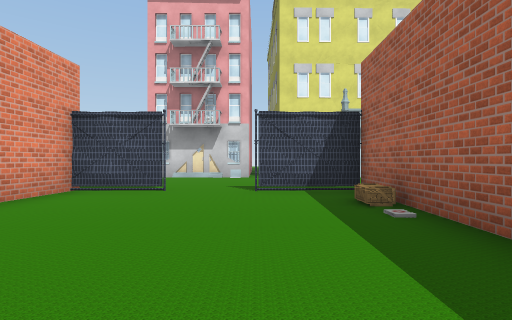
view 1 (above)

23 first-person views from a walk through a 3-D level made in the Unity game engine. The camera is 1.2 m above the floor, looks level and sees 80° across. The floor is counted in squares, 2 m on a side. Each view is taken from the middle of a square. On the plan, view 1 faces up. The plan holds only what a view shows up to about 9 squares ahead; the rest is blank. The place goes on beyond the plan. The player is left out. Some animated figures are not drawn. Some surface patterns are stand-ins.

view 2
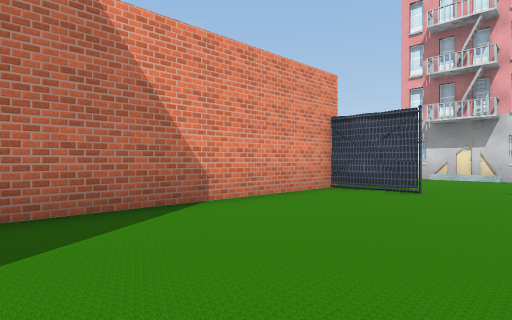

view 3
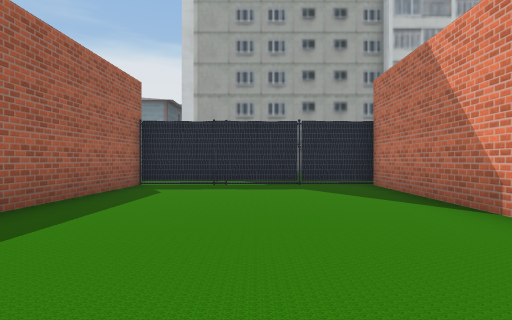

view 4
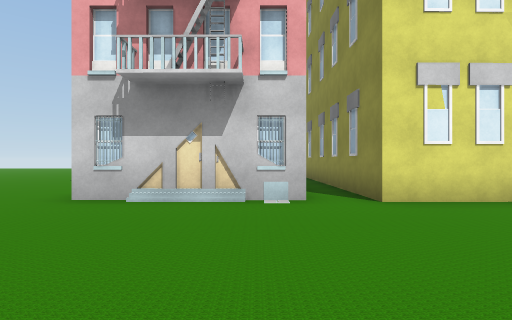

view 5
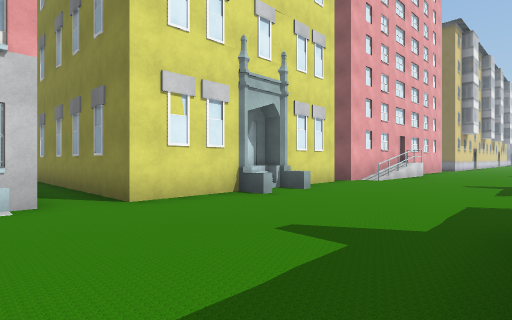

view 6
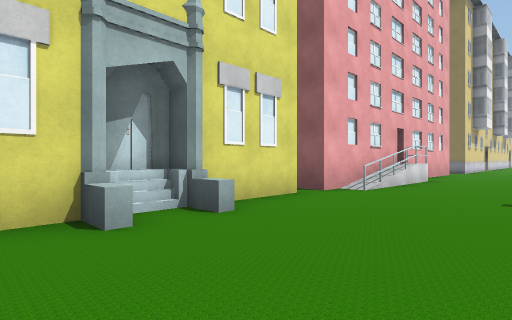

view 7
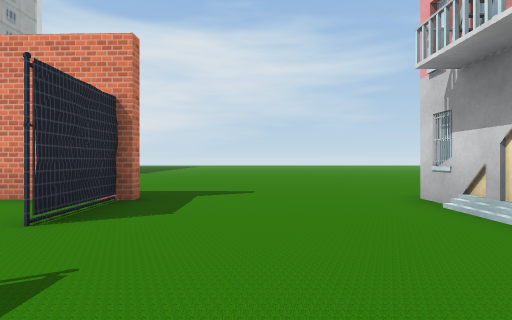

view 8
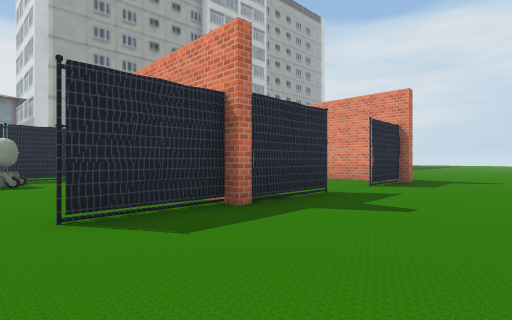

view 9
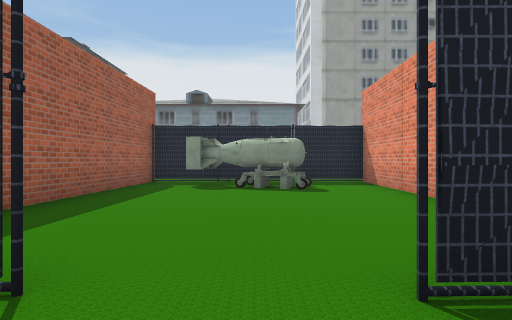

view 10
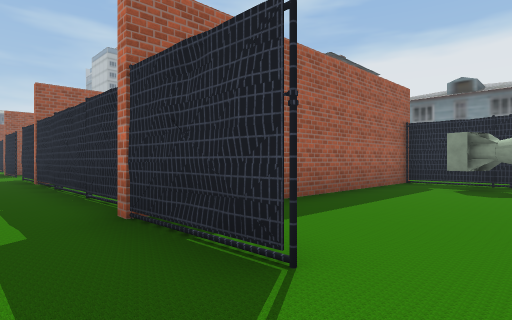

view 11
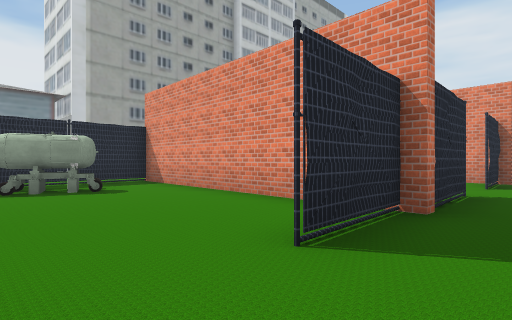

view 12
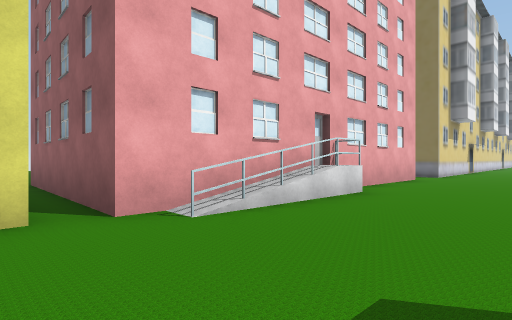

view 13
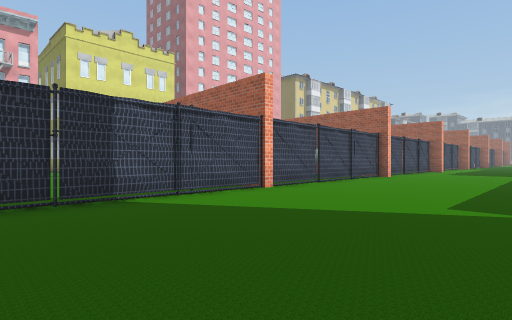

view 14
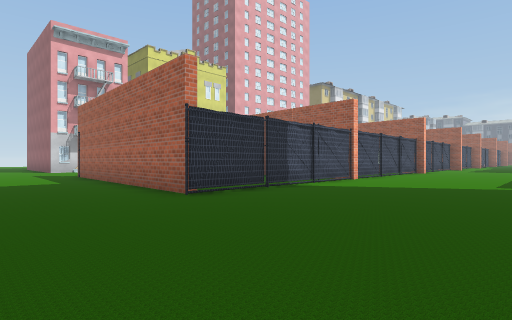

view 15
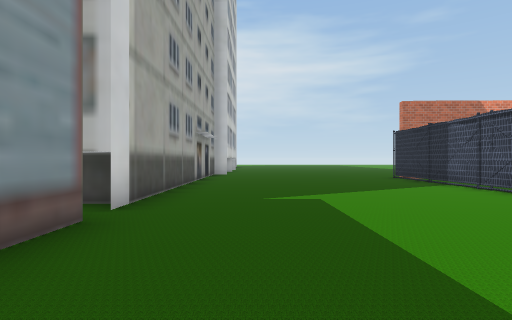

view 16
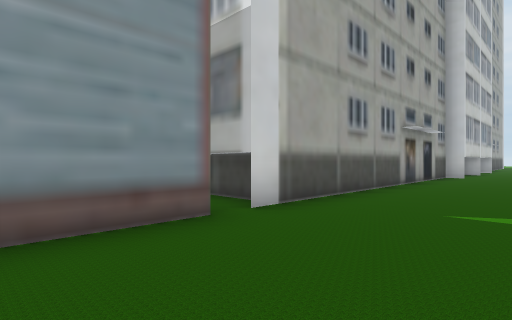

view 17
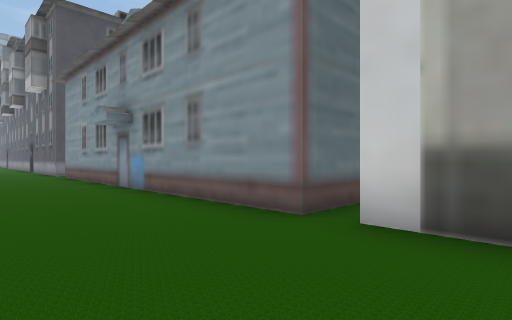

view 18
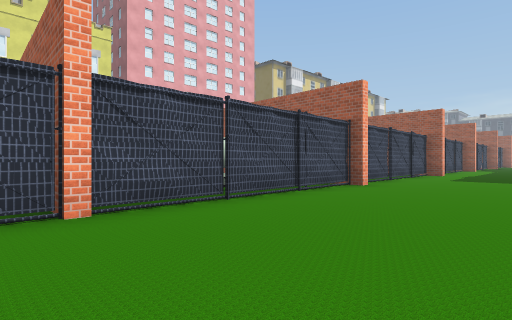

view 19
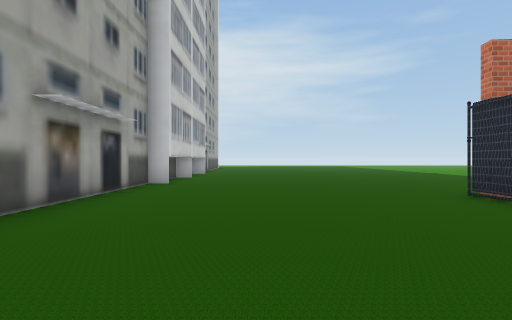

view 20
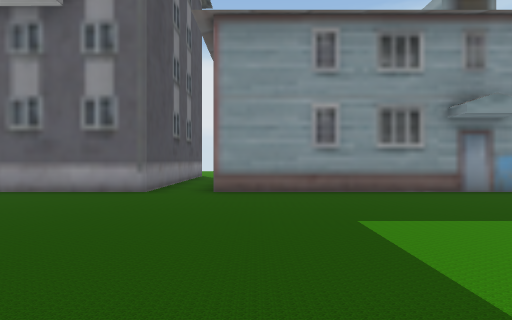

view 21
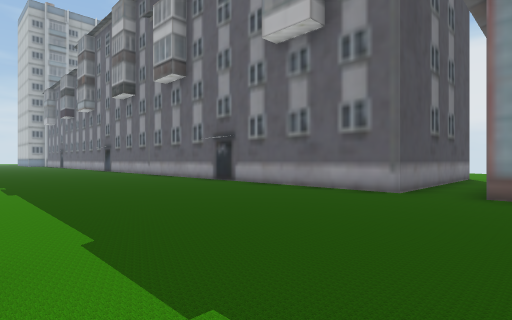

view 22
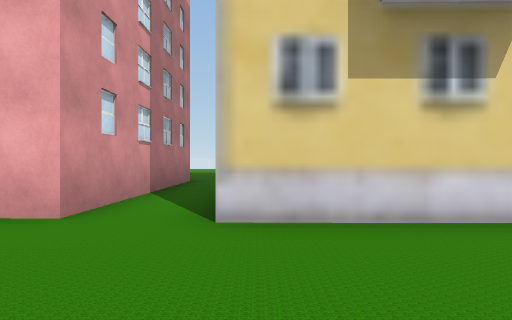

view 23
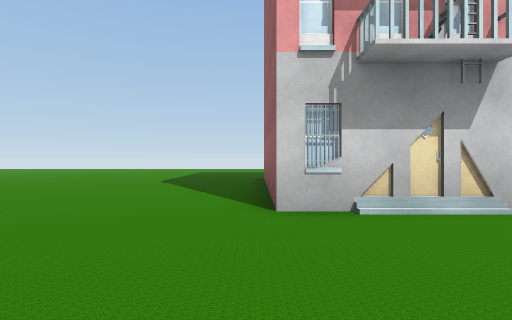

### Floor plan
Key: @ floor where view 1 was taken; # wall or solid block; . floor; B building; T thing the floor can be seen under or through; O other object.
Columns run from 7 left of view 1 to 22 right of it. Each row starts with its distance up from view 1.
 15 ....    #              #.
 14 ....   .#              #.
 13 ....   .#              #.
 12 ....   .#     .        #.
 11 ....B##.######.        #.
 10 ..........BB...B#BB......####
  9 ............................
  8 ...........................
  7 ...................      .
  6 ...###.#####..##........
  5 ...#.....#.....#########
  4  ..#.....#.....
  3  ..#.....#.....#
  2  ..#.....#.....#
  1 ...#.....#.....#
  0 ...#...@.#.OOO.#
 -1 ...##TTTT####O####
 -2 .................. ......
 -3 ..............................
 -4 ..............................
 -5 .............................
 -6 ............................
 -7 ...........................
 -8 ##########B#########.######
 -9          ###        .#
-10                     .#
-11                     .#
-12                     .#

Positions as (right, up) in squares from view 1, and headings:
1: (0, 0), facing up
2: (0, 0), facing up-left
3: (-1, 6), facing down
4: (-1, 6), facing up
5: (-1, 6), facing up-right
6: (2, 7), facing up-right
7: (1, 8), facing left
8: (5, 9), facing down-left
9: (5, 7), facing down
10: (5, 7), facing down-right
11: (6, 7), facing down-left
12: (6, 7), facing up-right
13: (-3, -6), facing up-right
14: (-7, -6), facing up-right
15: (6, -6), facing left
16: (5, -5), facing down-left
17: (1, -5), facing down-right
18: (1, -5), facing up-right
19: (1, -5), facing left
20: (12, -2), facing down
21: (12, -2), facing down-right
22: (18, 7), facing up
23: (-4, 7), facing up
